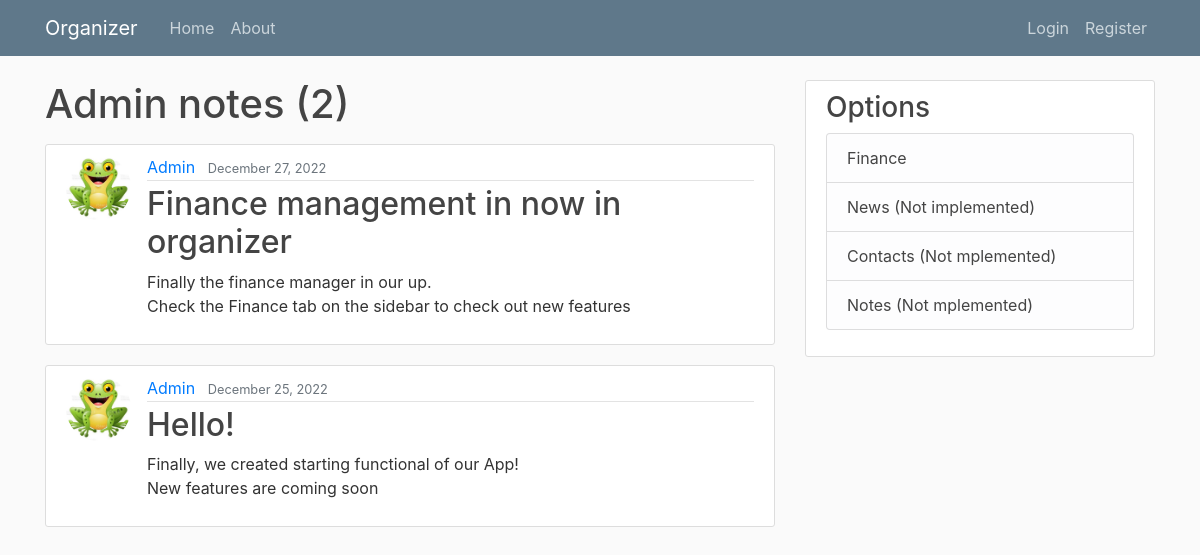
Before: /user/Admin with the older database file.
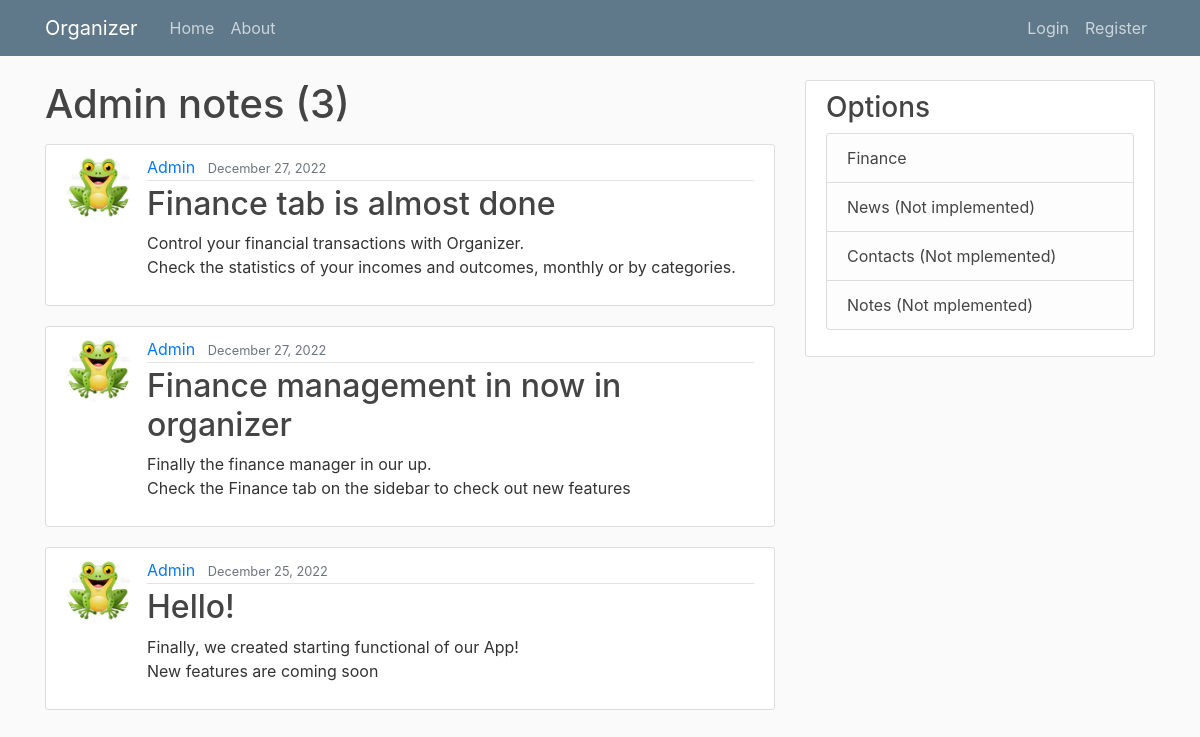
After: the same page with the newer database file.
### organizer/models.py (models this page shows, shortened)
class Note(models.Model):
    title = models.CharField(max_length=100)
    content = models.TextField()
    date_posted = models.DateTimeField(default=timezone.now)
    author = models.ForeignKey(User, on_delete=models.CASCADE)

### users/models.py (models this page shows, shortened)
class Profile(models.Model):
    user = models.OneToOneField(User, on_delete=models.CASCADE)
    image = models.ImageField(default='default.png', upload_to='profile_pics')

### organizer/views.py (the view)
# urls.py: path('user/<str:username>', UserNoteListView.as_view(), name='user-notes'),
class UserNoteListView(ListView):  # new view
    model = Note
    template_name = 'organizer/user_notes.html'  # <app>/<model>_<view_type>.html
    context_object_name = 'notes'
    paginate_by = 5
    def get_queryset(self):
        user = get_object_or_404(User, username=self.kwargs.get('username'))
        return Note.objects.filter(author=user).order_by('-date_posted')

### organizer/templates/organizer/user_notes.html (shortened to what this page needs)
{% extends "organizer/base.html" %}
{% block content %}
    <h1 class="mb-3">{{ view.kwargs.username }} notes ({{ page_obj.paginator.count }})</h1>
    {% for note in notes %}
        <article class="media content-section">
            <img class="rounded-circle article-img" src="{{ note.author.profile.image.url }}">
            <div class="media-body">
                <div class="article-metadata">
                    <a class="mr-2" href="{% url 'user-notes' note.author.username %}">{{ note.author }}</a>
                    <small class="text-muted">{{ note.date_posted|date:"F d, Y" }}</small>
                </div>
                <h2><a class="article-title" href="{% url 'note-detail' note.id %}">{{ note.title }}</a></h2>
                <p class="article-content">{{ note.content }}</p>
            </div>
        </article>
    {% endfor %}
{% endblock content %}

Changed rows visible on the page:
added Note: author.profile.image (picture), author "Admin", date_posted "December 27, 2022", title "Finance tab is almost done", content "Control your financial transactions with Organizer. Check the statistics of your incomes and outcomes, monthly or by categories."
Other visible differences:
{{ page_obj.paginator.count }}: "2" → "3"
